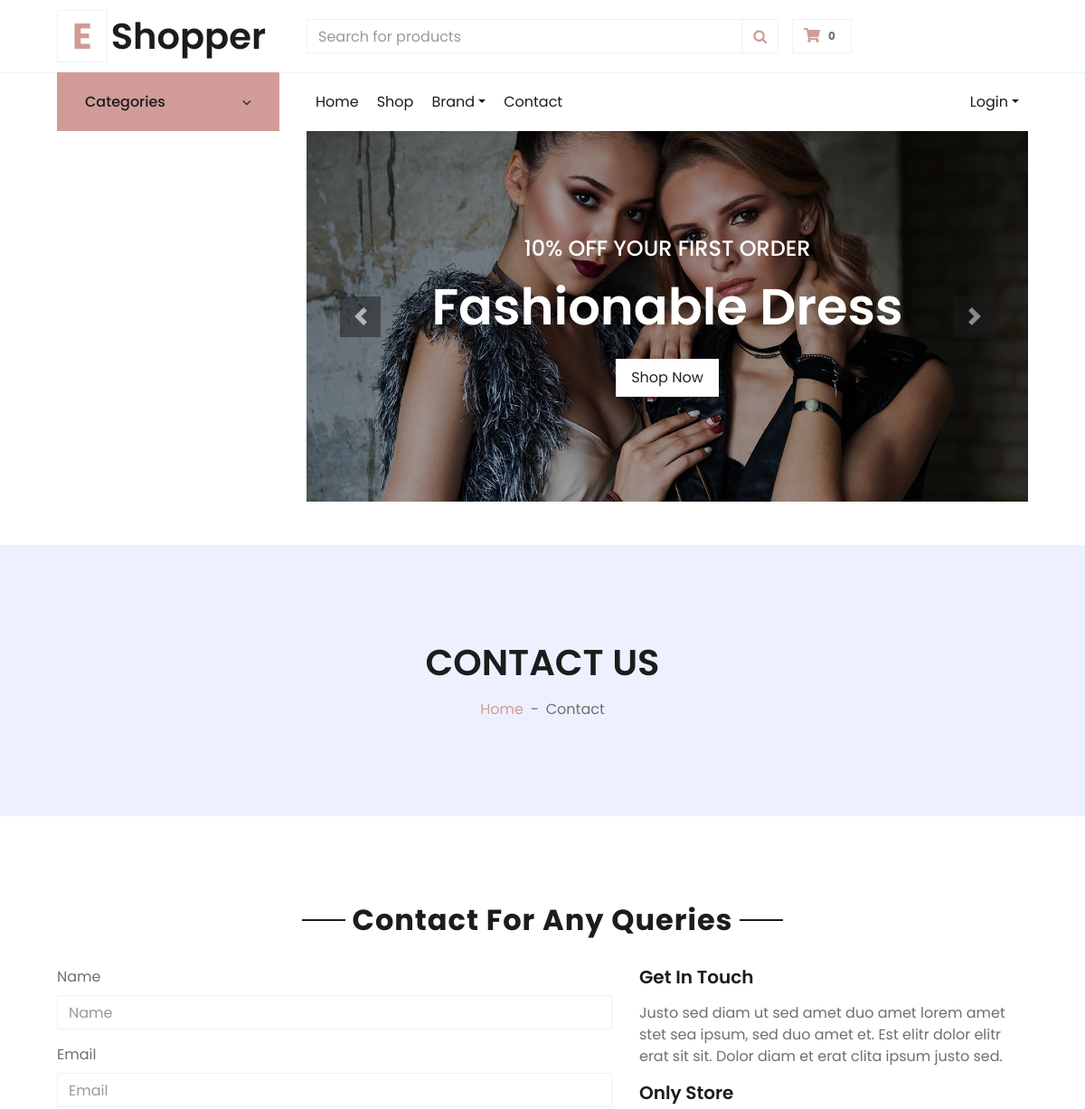
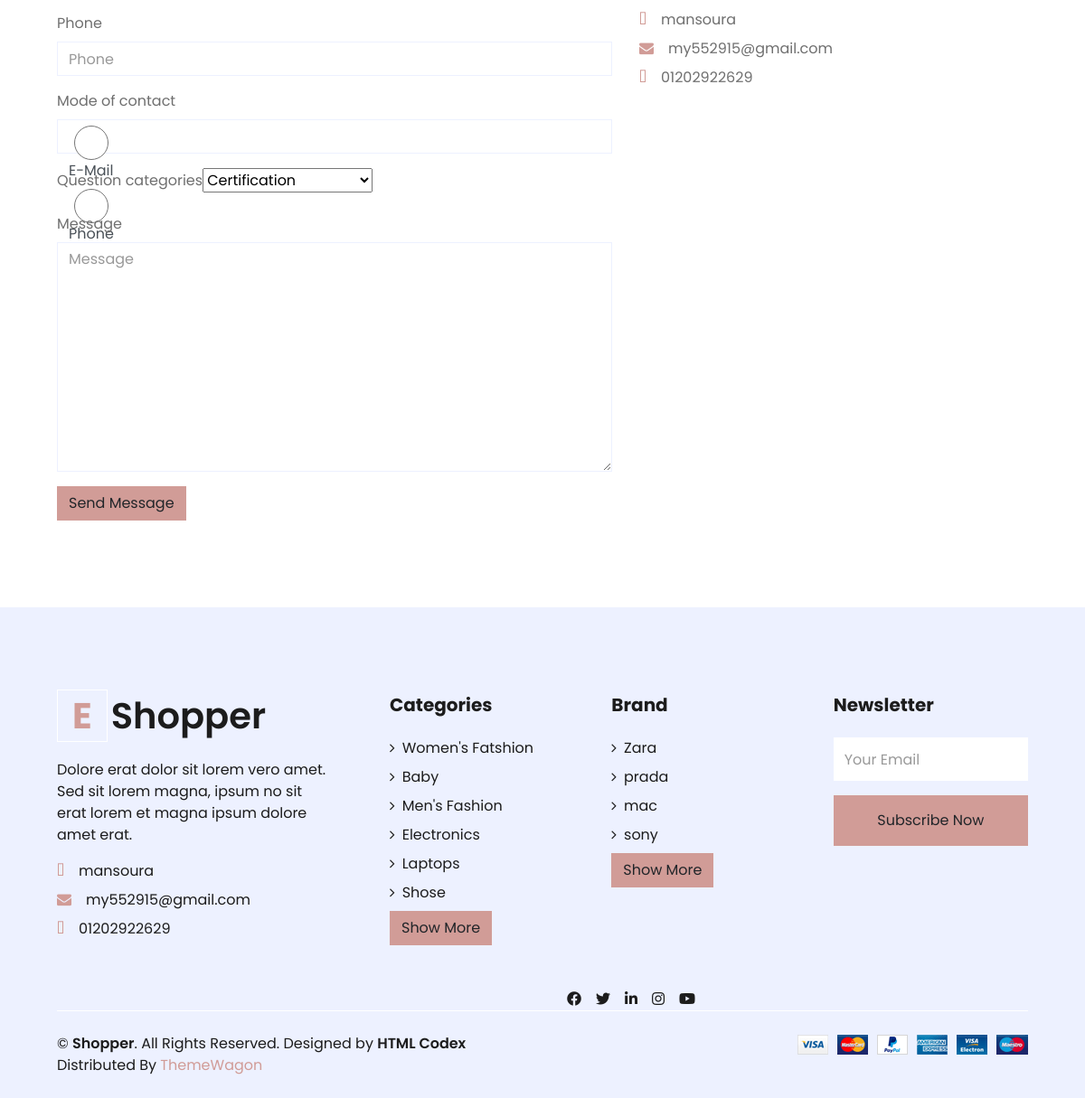
/contact, run on an earlier commit of the app's database (2 pictures, top to bottom).
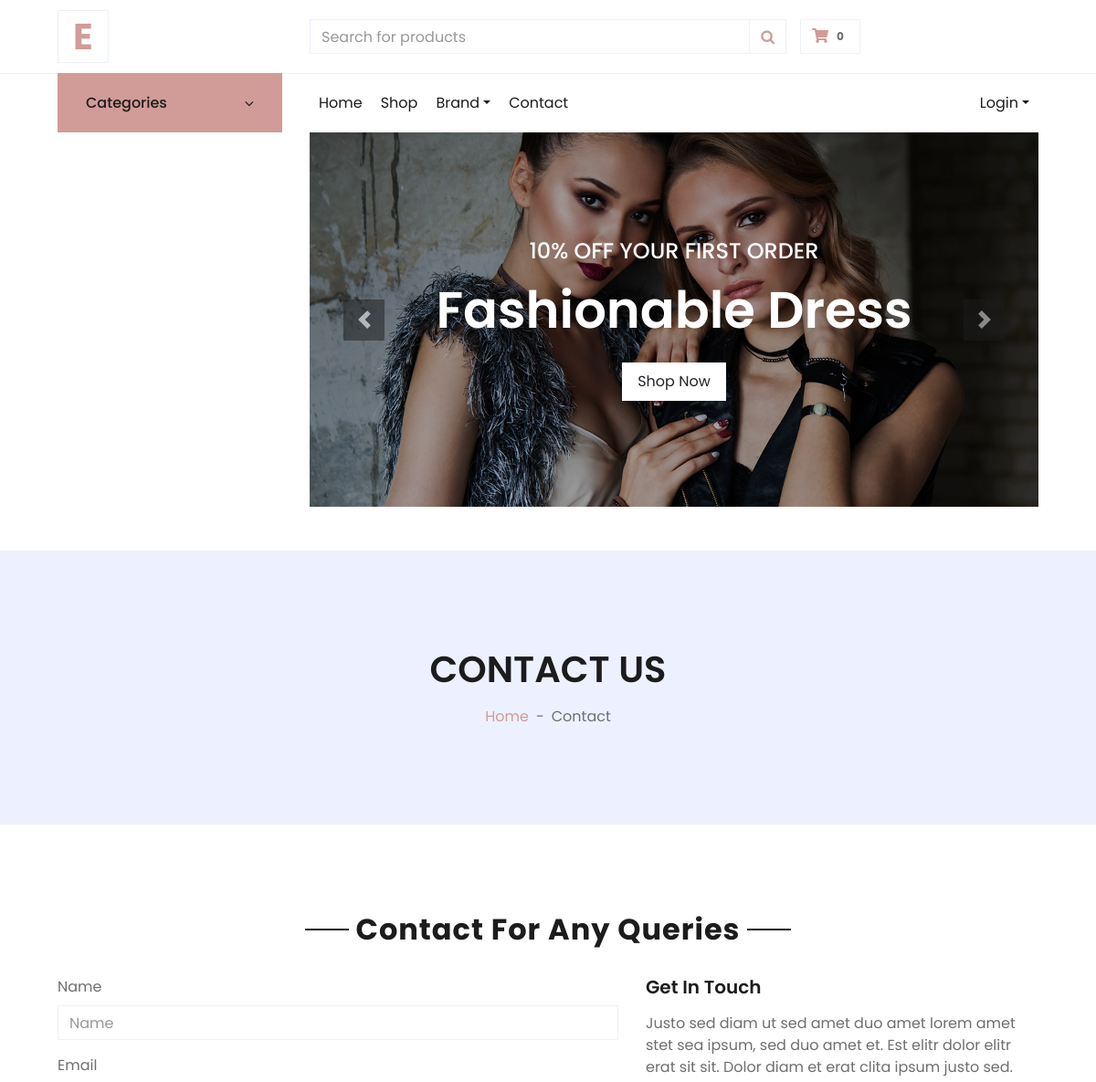
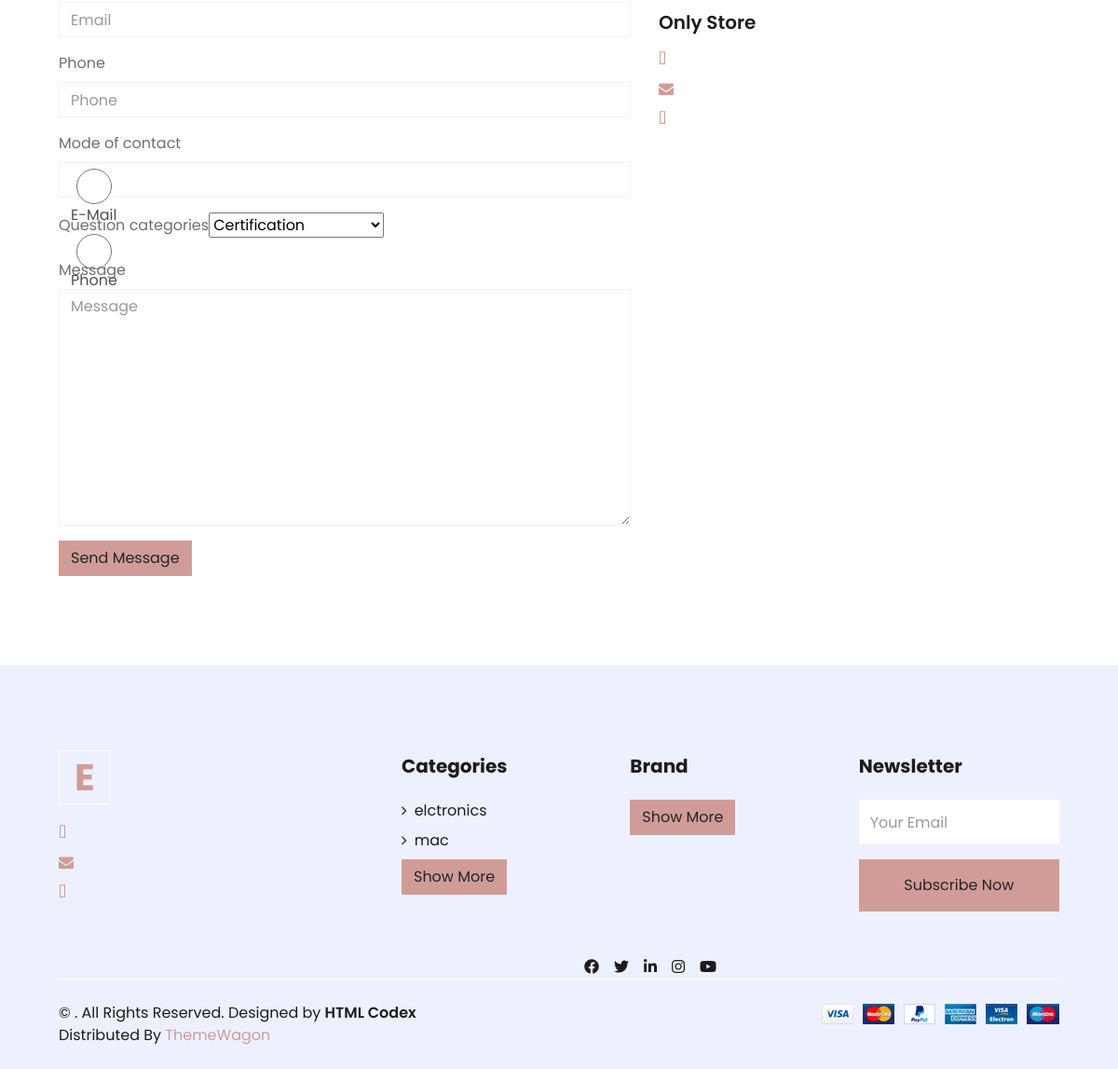
And on a later commit of the database (2 pictures, top to bottom).
### settings/models.py (models this page shows, shortened)
class Info(models.Model):
    site_name = models.CharField( max_length=50)
    description = models.TextField(max_length=1000)
    phone = models.CharField( max_length=30 , null=True, blank=True)
    email = models.EmailField( max_length=254 , null=True, blank=True)
    address = models.CharField( max_length=50 , null=True, blank=True)
    image = models.ImageField(upload_to='settings/', null=True, blank=True )
    fb_link = models.URLField( max_length=200)
    twitter_link = models.URLField( max_length=200)
    instagram_link = models.URLField( max_length=200)

class Brand(models.Model):
    BRDName = models.CharField(max_length=40)
    image = models.ImageField(upload_to='product/',blank=True, null=True)
    BRDDesc = models.TextField(blank=True, null=True)
    class Meta:
        verbose_name = _("Brand")
        verbose_name_plural = _("Brands")
    def __str__(self):
        return self.BRDName

### product/models.py (models this page shows)
class ProductCategory(models.Model):
    name = models.CharField(max_length=60)
    parent = models.ForeignKey('self', null=True, blank=True, related_name='children', on_delete=models.CASCADE)
    image = models.ImageField(upload_to='categoryimages/')
    def __str__(self):
        return self.name

### settings/views.py (the view, shortened to what this page needs)
# urls.py: path( 'contact',contact , name='contact' ),
def contact(request):
    site_info = Info.objects.last()
    form = ContactForm()
    context = {'form': form ,
               'site_info': site_info}
    return render(request,'settings/contact.html',context)

### settings/forms.py
class ContactForm(forms.ModelForm):
    phone = forms.CharField(required=False)
    mode_of_contact = forms.CharField(required=False, widget=forms.RadioSelect(choices=select_mode_of_contact))
    question_categories = forms.CharField(required=False, widget=forms.Select(choices=select_question_categories))
    class Meta:
        model = Contact
        fields = '__all__'

### accounts/favourite_context.py (called while the page is built, shortened)
def counter(request):
    product_count = 0
    return dict(product_count=product_count)

### carts/cart_context.py (called while the page is built)
def counter(request):
    cart_count = 0
    if 'admin' in request.path:
        return{}
    else :
        try :
            cart = Cart.objects.filter(cart_id=_cart_id(request))
            if request.user.is_authenticated:
                cart_items= CartItem.objects.all().filter(user=request.user)
            else:
                cart_items = CartItem.objects.all().filter(cart=cart[:1])
            for cart_item in cart_items:
                cart_count+=cart_item.quantity
        except Cart.DoesNotExist:
            cart_count=0
    return dict(cart_count=cart_count)

### carts/views.py (called while the page is built)
def _cart_id(request):
    cart = request.session.session_key
    if not cart:
        cart = request.session.create()
    return cart

### settings/templates/settings/contact.html (shortened to what this page needs)
{% extends 'base.html' %}
{% load static %}
{% load django_bootstrap5 %}
{% block body %}
<div class="container-fluid bg-secondary mb-5">
    <div class="d-flex flex-column align-items-center justify-content-center" style="min-height: 300px">
        <h1 class="font-weight-semi-bold text-uppercase mb-3">Contact Us</h1>
        <div class="d-inline-flex">
            <p class="m-0"><a href="/">Home</a></p>
            <p class="m-0 px-2">-</p>
            <p class="m-0">Contact</p>
        </div>
    </div>
</div>
<div class="container-fluid pt-5">
    <div class="text-center mb-4">
        <h2 class="section-title px-5"><span class="px-2">Contact For Any Queries</span></h2>
    </div>
    <div class="row px-xl-5">
        <div class="col-lg-7 mb-5">
            <div class="contact-form">
                <form method="POST" enctype="multipart/form-data">
                    {% bootstrap_form form %}
                    {% bootstrap_button button_type="submit" content="Send Message" %}
                </form>
            </div>
        </div>
        <div class="col-lg-5 mb-5">
            <h5 class="font-weight-semi-bold mb-3">Get In Touch</h5>
            <p>Justo sed diam ut sed amet duo amet lorem amet stet sea ipsum, sed duo amet et. Est elitr dolor elitr
                erat sit sit. Dolor diam et erat clita ipsum justo sed.</p>
            <div class="d-flex flex-column mb-3">
                <h5 class="font-weight-semi-bold mb-3">Only Store </h5>
                <p class="mb-2"><i class="fa fa-map-marker-alt text-primary mr-3"></i>{{site_info.address}}</p>
                <p class="mb-2"><i class="fa fa-envelope text-primary mr-3"></i>{{site_info.email}}</p>
                <p class="mb-2"><i class="fa fa-phone-alt text-primary mr-3"></i>{{site_info.phone}}</p>
            </div>
        </div>
    </div>
</div>
{% endblock body %}

### templates/base.html (shortened to what the changed rows need)
{% load static %}
<!DOCTYPE html>
<html lang="en">
<head>
    <link href="https://cdnjs.cloudflare.com/ajax/libs/font-awesome/5.10.0/css/all.min.css" rel="stylesheet">
    <link rel="stylesheet" href="https://cdnjs.cloudflare.com/ajax/libs/font-awesome/4.7.0/css/font-awesome.min.css">
    <link href="{% static 'lib4/owlcarousel/assets/owl.carousel.min.css'%}" rel="stylesheet">
    <link href="{% static 'css4/style.css'%}" rel="stylesheet">
    <link href="{% static 'css4/review.css'%}" rel="stylesheet">
    <link href="{% static 'css4/custom.css'%}" rel="stylesheet">
</head>
<body>
    <div class="container-fluid">
        <div class="row align-items-center py-3 px-xl-5">
            <div class="col-lg-3 d-none d-lg-block">
                <a href="/" class="text-decoration-none">
                    <h1 class="m-0 display-5 font-weight-semi-bold"><span
                            class="text-primary font-weight-bold border px-3 mr-1">E</span>{{myfooter.site_name}}</h1>
                </a>
            </div>
            </div>
        </div>
        {% block body %}
        {% endblock body %}
        <div class="container-fluid bg-secondary text-dark mt-5 pt-5">
            <div class="row px-xl-5 pt-5">
                <div class="col-lg-4 col-md-12 mb-5 pr-3 pr-xl-5">
                    <a href="/" class="text-decoration-none">
                        <h1 class="mb-4 display-5 font-weight-semi-bold"><span
                                class="text-primary font-weight-bold border border-white px-3 mr-1">E</span>{{myfooter.site_name}}
                        </h1>
                    </a>
                    <p>{{myfooter.description}}</p>
                    <p class="mb-2"><i class="fa fa-map-marker-alt text-primary mr-3"></i>{{myfooter.address}}</p>
                    <p class="mb-2"><i class="fa fa-envelope text-primary mr-3"></i>{{myfooter.email}}</p>
                    <p class="mb-0"><i class="fa fa-phone-alt text-primary mr-3"></i>{{myfooter.phone}}</p>
                </div>
                <div class="col-lg-8 col-md-12">
                    <div class="row">
                        <div class="col-md-4 mb-5">
                            <div class="d-flex flex-column justify-content-start">
                                {% for category in categories_footer %}
                                <a class="text-dark mb-2" href="{% url 'product:product_by_category' category %}"><i
                                        class="fa fa-angle-right mr-2"></i>{{category}}</a>
                                {% endfor %}
                                <a href="{% url 'settings:category_list'  %}"><button type="button"
                                        class="btn btn-primary">Show
                                        More</button></a>
                            </div>
                        </div>
                        <div class="col-md-4 mb-5">
                            <div class="d-flex flex-column justify-content-start">
                                {% for brand in brands_footer  %}
                                <a class="text-dark mb-2" href="{%url 'product:product_by_brand' brand%}"><i
                                        class="fa fa-angle-right mr-2"></i>{{brand}}</a>
                                {% endfor %}
                                <a href="{% url 'settings:brand_list'  %}"><button type="button"
                                        class="btn btn-primary">Show
                                        More</button></a>
                            </div>
                        </div>
                    </div>
                </div>
            </div>
            <div class="row border-top border-light mx-xl-5 py-4">
                <div class="col-md-6 px-xl-0">
                    <p class="mb-md-0 text-center text-md-left text-dark">
                        &copy; <a class="text-dark font-weight-semi-bold" href="#">{{myfooter.site_name}}</a>. All
                        Rights
                        Reserved.
                        Designed
                        by
                        <a class="text-dark font-weight-semi-bold" href="https://htmlcodex.com">HTML Codex</a><br>
                        Distributed By <a href="https://themewagon.com" target="_blank">ThemeWagon</a>
                    </p>
                </div>
            </div>
        </div>
</body>
</html>

What changed in the data, as far as the page shows it:
removed Info: site_name "Shopper", address "mansoura", email "my552915@gmail.com", phone "01202922629", description "Dolore erat dolor sit lorem vero amet. Sed sit lorem magna, ipsum no sit erat lorem et magna ipsum dolore amet erat."
removed ProductCategory: name "Women's Fatshion"
removed ProductCategory: name "Baby"
removed ProductCategory: name "Men's Fashion"
removed ProductCategory: name "Electronics"
removed ProductCategory: name "Laptops"
removed ProductCategory: name "Shose"
removed Brand: BRDName "Zara"
removed Brand: BRDName "prada"
removed Brand: BRDName "mac"
removed Brand: BRDName "sony"
added ProductCategory: name "elctronics"
added ProductCategory: name "mac"
